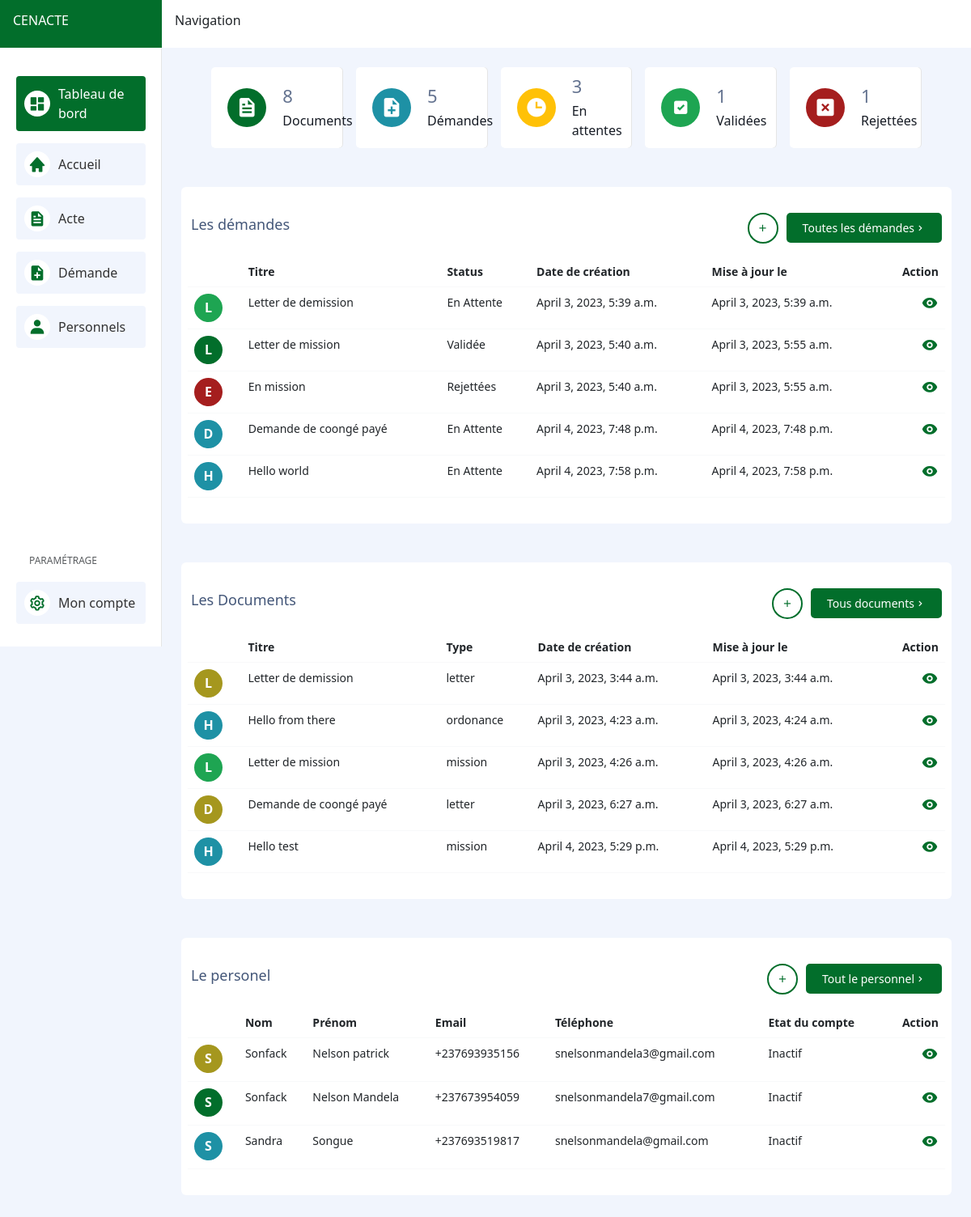
Page /tableau-de-bord on the committed database.
### requests/models.py (models this page shows, shortened)
class Requests(models.Model):
    id = models.UUIDField(
        primary_key=True,
        default=uuid.uuid4,
        editable=False
    )
    created_by = models.ForeignKey(
        User,
        null=True,
        blank=False,
        on_delete=models.CASCADE
    )
    title = models.CharField(
        max_length=255,
        null=True,
        blank=False
    )
    content = models.TextField(
        max_length=10000,
        null=True,
        blank=True
    )
    STATUS = (
        ("En Attente", "En Attente"),
        ("Validée", "Validée"),
        ("Rejettées", "Rejettées"),
    )
    status = models.CharField(
        max_length=255,
        choices=STATUS,
        blank=False,
        default="En Attente",
        null=True
    )
    from_document = models.ForeignKey(
        Documents,
        on_delete=models.CASCADE,
        null=True,
        blank=True
    )
    date_created = models.DateTimeField(
        _('Date de création'), auto_now_add=True, null=True, blank=True)
    last_update = models.DateTimeField(
        _('Date de mise à jour'), auto_now=True, null=True, blank=True)
    class Meta:
        verbose_name = 'Request'
        verbose_name_plural = 'Requests'

### documents/models.py (models this page shows, shortened)
class Documents(models.Model):
    id = models.UUIDField(
        primary_key=True,
        default=uuid.uuid4,
        editable=False
    )
    created_by = models.ForeignKey(
        User,
        null=True,
        blank=False,
        on_delete=models.CASCADE
    )
    TYPES = (
        ("letter", "Lettre"),
        ("ordonance", "Ordonance"),
        ("mission", "Ordre de mission"),
    )
    title = models.CharField(
        max_length=255,
        null=True,
        blank=False
    )
    document_type = models.CharField(
        max_length=255,
        null=True,
        blank=False,
        choices=TYPES,
        default='letter'
    )
    content = models.TextField(
        max_length=10000,
        null=True,
        blank=True
    )
    date_created = models.DateTimeField(
        _('Date de création'), auto_now_add=True, null=True, blank=True)
    last_update = models.DateTimeField(
        _('Date de mise à jour'), auto_now=True, null=True, blank=True)
    class Meta:
        verbose_name = 'Document'
        verbose_name_plural = 'Documents'

### users/models.py (models this page shows, shortened)
class User(AbstractUser):
    id = models.UUIDField(
        primary_key=True,
        default=uuid.uuid4,
        editable=False
    )
    username = None
    first_name = phone = models.CharField(
        max_length=255,
        blank=True,
        null=True
    )
    last_name = phone = models.CharField(
        max_length=255,
        blank=True,
        null=True
    )
    email = models.CharField(
        _('Email'),
        max_length=255,
        unique=True,
        null=True,
        blank=True
    )
    phone = models.CharField(
        max_length=255,
        blank=True,
        null=True
    )
    address = models.CharField(
        max_length=255,
        blank=True,
        null=True
    )
    zip_code = models.CharField(
        max_length=255,
        blank=True,
        null=True
    )
    region = models.CharField(
        max_length=255,
        blank=True,
        null=True
    )
    town = models.CharField(
        max_length=255,
        blank=True,
        null=True
    )
    ROLES = (
        ("Personel", "Personel"),
        ("DAF", "DAF"),
        ("Directeur", "Directeur"),
    )
    role = models.CharField(
        max_length=255,
        blank=True,
        null=True,
        choices=ROLES,
        default="Personel"
    )
    as_deleted = models.BooleanField(default=False)
    is_verified = models.BooleanField(default=False)
    two_factor_auth = models.BooleanField(default=False)
    date_joined = models.DateTimeField(
        _('Date'), auto_now_add=True, null=True, blank=True)
    last_update = models.DateTimeField(
        _('LastUpdate'), auto_now=True, null=True, blank=True)
    REQUIRED_FIELDS = []
    USERNAME_FIELD = 'email'
    objects = CustomUSerManager()
    class Meta:
        verbose_name = 'User account'
        verbose_name_plural = 'User account'

### users/views.py (the view)
# urls.py: path("tableau-de-bord", dashboardPage, name="dashboard"),
def dashboardPage(request):
    users = User.objects.all().filter(is_superuser=False)[:5]
    documents = Documents.objects.all()
    requests = Requests.objects.all()
    bg_options = ["info", "main", "success", "danger", "warning"]
    context = {
        "documents": documents[:5],
        "requests": requests[:5],
        "documents_count": documents.count(),
        "requests_count": requests.count(),
        "requests_waiting_count": requests.filter(status="En Attente").count(),
        "requests_rejected_count": requests.filter(status="Rejettées").count(),
        "requests_validated_count": requests.filter(status="Validée").count(),
        "bg_options": bg_options,
        "users": users,
    }
    return render(request, "users/dashboard.html", context=context)

### users/templates/users/dashboard.html (shortened to what this page needs)
{% extends "base-layout.html" %}
{% load static %}
{% block base_layout %}
<div class="container mb-5">
    <div class="row mt-4 gap-3 d-flex justify-content-center">
        <div class="col-lg-2 statistic-card">
            <i class='bx bxs-file statistic-icon main'></i>
            <div class="statistic-text">
                <h4 class="text-header">
                    {{documents_count}}
                </h4>
                <span class="text-caption">Documents</span>
            </div>
        </div>
        <div class="col-lg-2 statistic-card">
            <i class='bx bxs-file-plus statistic-icon info'></i>
            <div class="statistic-text">
                <h4 class="text-header">
                    {{requests_count}}
                </h4>
                <span class="text-caption">Démandes</span>
            </div>
        </div>
        <div class="col-lg-2 statistic-card">
            <i class='bx bxs-time statistic-icon bg-warning'></i>
            <div class="statistic-text">
                <h4 class="text-header">
                    {{requests_waiting_count}}
                </h4>
                <span class="text-caption">En attentes</span>
            </div>
        </div>
        <div class="col-lg-2 statistic-card">
            <i class='bx bxs-checkbox-checked statistic-icon success'></i>
            <div class="statistic-text">
                <h4 class="text-header">
                    {{requests_validated_count}}
                </h4>
                <span class="text-caption">Validées</span>
            </div>
        </div>
        <div class="col-lg-2 statistic-card">
            <i class='bx bxs-x-square statistic-icon danger'></i>
            <div class="statistic-text">
                <h4 class="text-header">
                    {{requests_rejected_count}}
                </h4>
                <span class="text-caption">Rejettées</span>
            </div>
        </div>
    </div>
    <div class="bg-white rounded py-3 px-2 mt-5">
        <div class="section-header py-3 px-1">
            <div class="section-text-container">
                <h5 class="section-text-header">
                    Les démandes
                </h5>
            </div>
            <div class="section-action-container">
                <a href="#" class="btn-link-add main">
                    <i class='bx bx-plus'></i>
                </a>
                <a href="{% url 'list-requests' %}" class="btn-more main">
                    <span>Toutes les démandes</span>
                    <i class='bx bx-chevron-right'></i>
                </a>
            </div>
        </div>
        <div class="table-responsive">
            <table class="table border-light">
                <thead>
                    <tr>
                        <th scope="col"></th>
                        <th scope="col">Titre</th>
                        <th scope="col">Status</th>
                        <th scope="col">Date de création</th>
                        <th scope="col">Mise à jour le</th>
                        <th class="text-end" scope="col">Action</th>
                    </tr>
                </thead>
                <tbody>
                    {% for request in requests %}
                    <tr>
                        <td>
                            <p class="sub-name {{bg_options|random}}">{{request.title|slice:"1"}}</p>
                        </td>
                        <td>{{request.title}}</td>
                        <td>{{request.status}}</td>
                        <td>{{request.date_created}}</td>
                        <td>{{request.last_update}}</td>
                        <td class="text-end">
                            <i class='bx bxs-show table-action-icon main'></i>
                        </td>
                    </tr>
                    {% endfor %}
                </tbody>
            </table>
        </div>
    </div>
    <div class="bg-white rounded py-3 px-2 mt-5">
        <div class="section-header py-3 px-1">
            <div class="section-text-container">
                <h5 class="section-text-header">
                    Les Documents
                </h5>
            </div>
            <div class="section-action-container">
                <a href="{% url 'create-document' %}" class="btn-link-add main">
                    <i class='bx bx-plus'></i>
                </a>
                <a href="{% url 'list-documents' %}" class="btn-more main">
                    <span>Tous documents</span>
                    <i class='bx bx-chevron-right'></i>
                </a>
            </div>
        </div>
        <div class="table-responsive">
            <table class="table border-light">
                <thead>
                    <tr>
                        <th scope="col"></th>
                        <th scope="col">Titre</th>
                        <th scope="col">Type</th>
                        <th scope="col">Date de création</th>
                        <th scope="col">Mise à jour le</th>
                        <th class="text-end" scope="col">Action</th>
                    </tr>
                </thead>
                <tbody>
                    {% for document in documents %}
                    <tr>
                        <td>
                            <p class="sub-name {{bg_options|random}}">{{document.title|slice:"1"}}</p>
                        </td>
                        <td>{{document.title}}</td>
                        <td>{{document.document_type}}</td>
                        <td>{{document.date_created}}</td>
                        <td>{{document.last_update}}</td>
                        <td class="text-end">
                            <a href="{% url 'single-document' document.id %}">
                                <i class='bx bxs-show table-action-icon main'></i>
                            </a>
                        </td>
                    </tr>
                    {% endfor %}
                </tbody>
            </table>
        </div>
    </div>
    <div class="bg-white rounded py-3 px-2 mt-5">
        <div class="section-header py-3 px-1">
            <div class="section-text-container">
                <h5 class="section-text-header">
                    Le personel
                </h5>
            </div>
            <div class="section-action-container">
                <a href="{% url 'create-user' %}" class="btn-link-add main">
                    <i class='bx bx-plus'></i>
                </a>
                <a href="{% url 'list-users' %}" class="btn-more main">
                    <span>Tout le personnel</span>
                    <i class='bx bx-chevron-right'></i>
                </a>
            </div>
        </div>
        <div class="table-responsive">
            <table class="table border-light">
                <thead>
                    <tr>
                        <th scope="col"></th>
                        <th scope="col">Nom</th>
                        <th scope="col">Prénom</th>
                        <th scope="col">Email</th>
                        <th scope="col">Téléphone</th>
                        <th scope="col">Etat du compte</th>
                        <th class="text-end" scope="col">Action</th>
                    </tr>
                </thead>
                <tbody>
                    {% for user in users %}
                    <tr>
                        <td>
                            <p class="sub-name {{bg_options|random}}">{{user.first_name|slice:"1"}}</p>
                        </td>
                        <td>{{user.first_name}}</td>
                        <td>{{user.last_name}}</td>
                        <td>{{user.phone}}</td>
                        <td>{{user.email}}</td>
                        <td>
                            <p>{% if user.is_active %} Actif {% else %} Inactif {% endif %}</p>
                        </td>
                        <td class="text-end">
                            <a href="{% url 'single-user' user.id %}">
                                <i class='bx bxs-show table-action-icon main'></i>
                            </a>
                        </td>
                    </tr>
                    {% endfor %}
                </tbody>
        </div>
    </div>
</div>
{% endblock %}

### rows in the picture
Requests: title "L", title "Letter de demission", status "En Attente", date_created "April 3, 2023, 5:39 a.m.", last_update "April 3, 2023, 5:39 a.m."
Requests: title "L", title "Letter de mission", status "Validée", date_created "April 3, 2023, 5:40 a.m.", last_update "April 3, 2023, 5:55 a.m."
Requests: title "E", title "En mission", status "Rejettées", date_created "April 3, 2023, 5:40 a.m.", last_update "April 3, 2023, 5:55 a.m."
Requests: title "D", title "Demande de coongé payé", status "En Attente", date_created "April 4, 2023, 7:48 p.m.", last_update "April 4, 2023, 7:48 p.m."
Requests: title "H", title "Hello world", status "En Attente", date_created "April 4, 2023, 7:58 p.m.", last_update "April 4, 2023, 7:58 p.m."
Documents: title "L", title "Letter de demission", document_type "letter", date_created "April 3, 2023, 3:44 a.m.", last_update "April 3, 2023, 3:44 a.m."
Documents: title "H", title "Hello from there", document_type "ordonance", date_created "April 3, 2023, 4:23 a.m.", last_update "April 3, 2023, 4:24 a.m."
Documents: title "L", title "Letter de mission", document_type "mission", date_created "April 3, 2023, 4:26 a.m.", last_update "April 3, 2023, 4:26 a.m."
Documents: title "D", title "Demande de coongé payé", document_type "letter", date_created "April 3, 2023, 6:27 a.m.", last_update "April 3, 2023, 6:27 a.m."
Documents: title "H", title "Hello test", document_type "mission", date_created "April 4, 2023, 5:29 p.m.", last_update "April 4, 2023, 5:29 p.m."
User: first_name "S", first_name "Sonfack", last_name "Nelson patrick", phone "+237693935156", email "snelsonmandela3@gmail.com", is_active "Inactif"
User: first_name "S", first_name "Sonfack", last_name "Nelson Mandela", phone "+237673954059", email "snelsonmandela7@gmail.com", is_active "Inactif"
User: first_name "S", first_name "Sandra", last_name "Songue", phone "+237693519817", email "snelsonmandela@gmail.com", is_active "Inactif"

### other values in the picture
{{ documents_count }} "8"
{{ requests_count }} "5"
{{ requests_waiting_count }} "3"
{{ requests_validated_count }} "1"
{{ requests_rejected_count }} "1"
